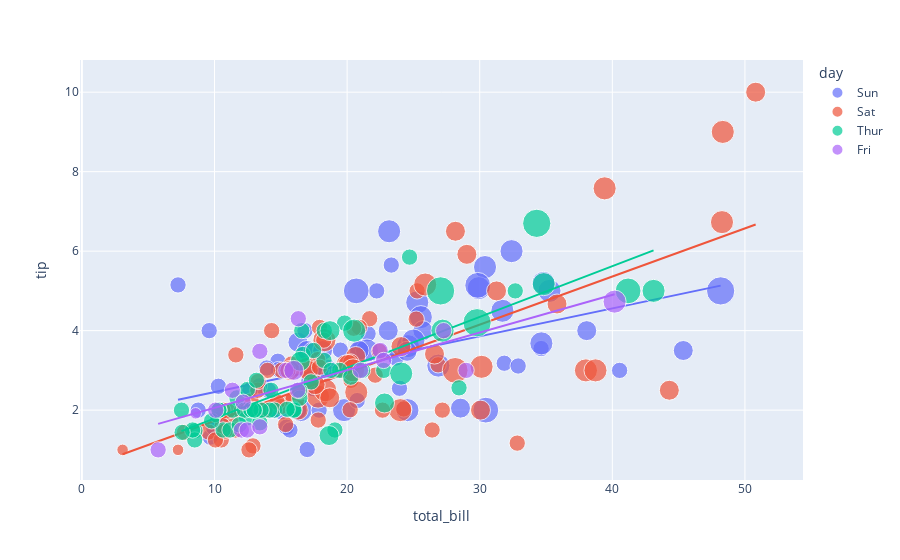
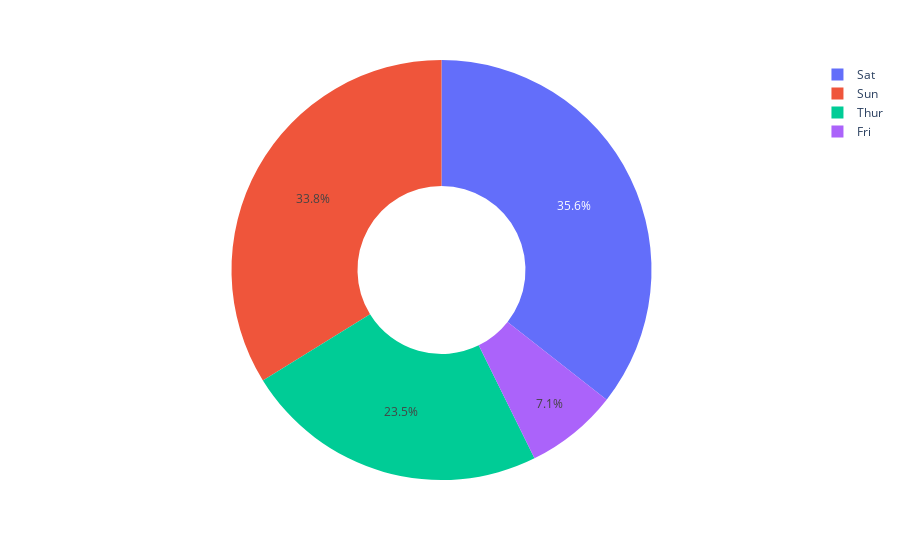

The notebook cell these images were saved under, in order:
### Markdown cell above
### Menampilkan data pelanggan yang memberikan tips berdasarkan `hari kedatangan nya` dengan diagram scatter (sebaran data)

### Code cell
figure_sc = px.scatter(data_frame=dataset, x='total_bill', y='tip',
                    size='size', color='day', trendline='ols')

figure_pie = px.pie(dataset, values='tip', names='day', hole=0.4)

figure_sc.show()
figure_pie.show()
